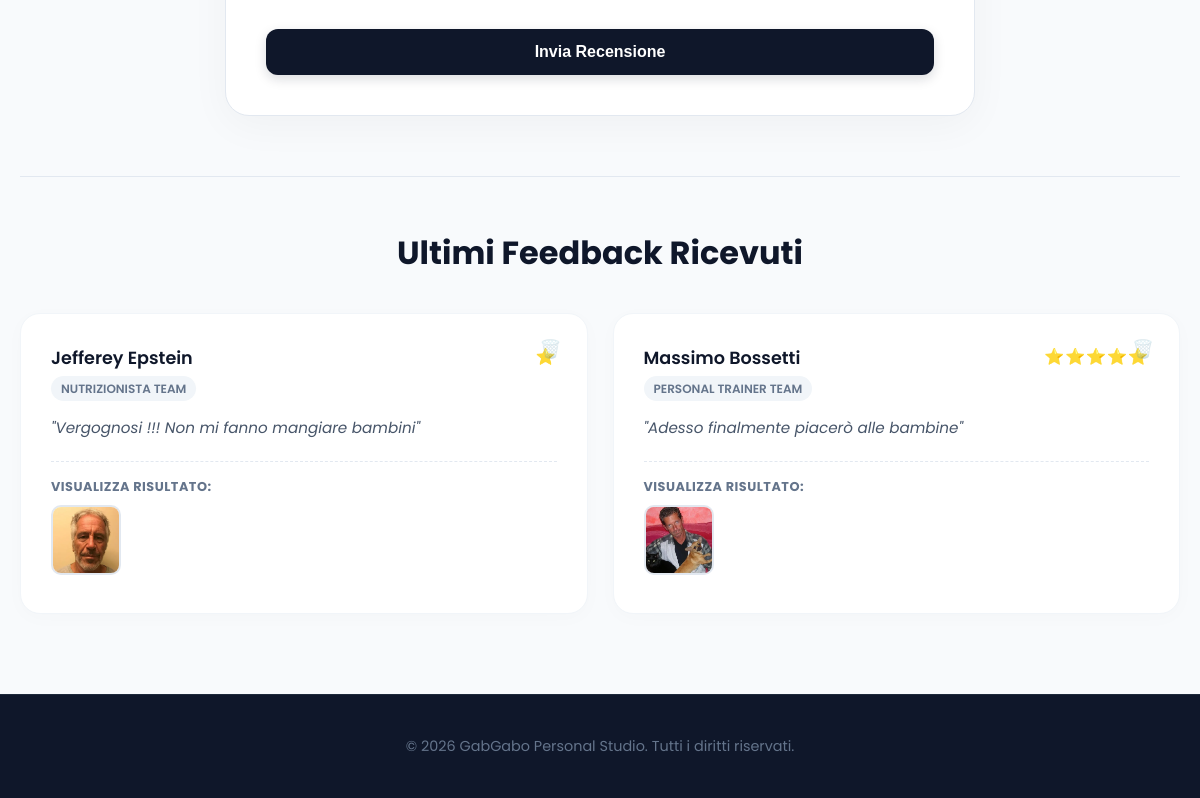
The app's page /recensioni (lower part), older data.
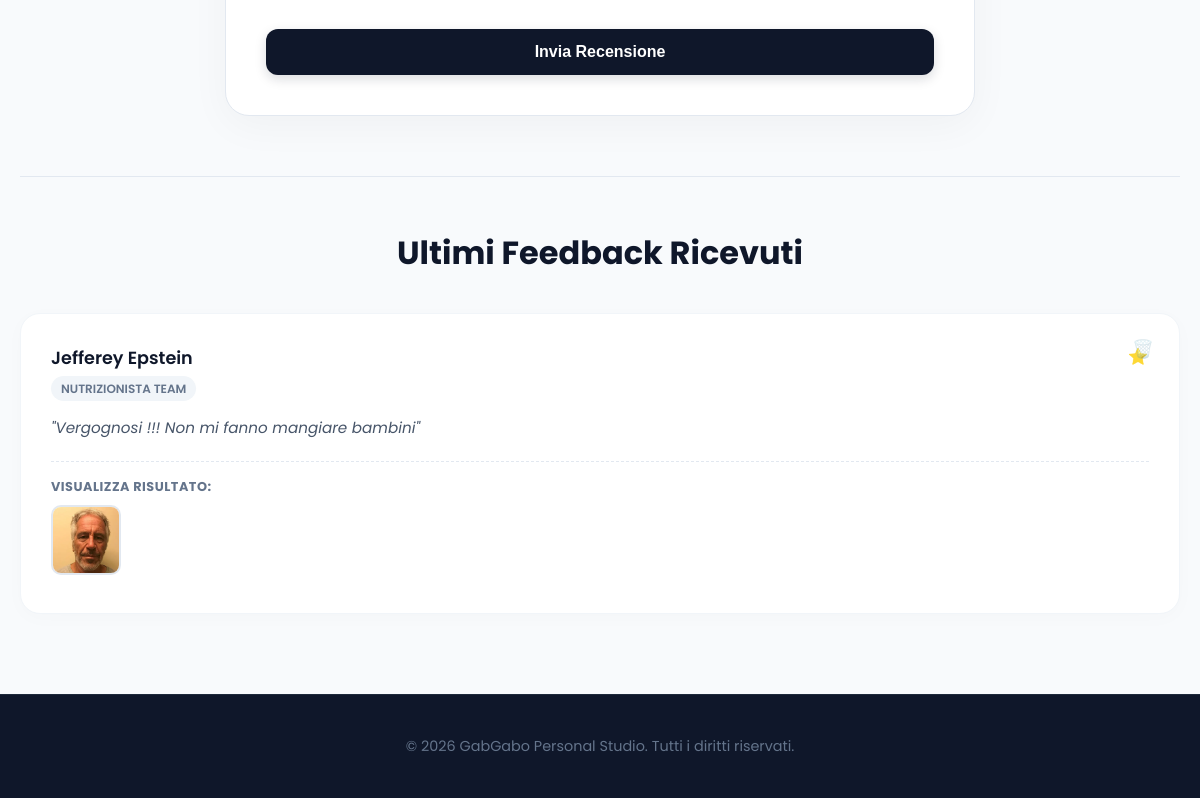
The same page, newer data.
### tables this page shows
CREATE TABLE recensioni (
                id INTEGER PRIMARY KEY AUTOINCREMENT,
                nome TEXT NOT NULL,
                servizio TEXT NOT NULL,
                voto TEXT NOT NULL,
                commento TEXT NOT NULL,
                foto TEXT
            );

### app.py (the view, shortened to what this page needs)
@app.route('/recensioni', methods=['GET', 'POST'])
def recensioni():
    check_db()  # Controllo di sicurezza per Vercel serverless
    with sqlite3.connect(DATABASE) as conn:
        conn.row_factory = sqlite3.Row  # Permette di accedere ai dati usando i nomi delle colonne
        cursor = conn.cursor()
        cursor.execute("SELECT * FROM recensioni ORDER BY id DESC")
        righe = cursor.fetchall()
        recensioni_salvate = [dict(riga) for riga in righe]
    return render_template('recensioni.html', recensioni=recensioni_salvate)

### app.py (called while the page is built)
def check_db():
    if not os.path.exists(DATABASE):
        init_db()

### templates/recensioni.html (shortened to what this page needs)
{% extends 'base.html' %}
{% block content %}
<div class="container review-page-container">
    <section class="form-section-box">
        <div class="form-card">
            <form action="{{ url_for('recensioni') }}" method="POST" enctype="multipart/form-data">
                <button type="submit" class="btn-submit">Invia Recensione</button>
            </form>
        </div>
    </section>
    <section class="reviews-display-section">
        <h3 class="sub-section-title">Ultimi Feedback Ricevuti</h3>
        <div class="reviews-list-grid">
            {% for recensione in recensioni %}
            <div class="review-display-card">
                <div class="admin-control-delete">
                    <form action="{{ url_for('delete_recensione', id=recensione.id) }}" method="POST" onsubmit="return richiediPasswordAmministratore(this);">
                        <button type="submit" class="trash-btn" title="Elimina recensione indesiderata">🗑️</button>
                    </form>
                </div>
                <div class="review-card-header">
                    <div class="user-info">
                        <h4>{{ recensione.nome }}</h4>
                        <span class="badge-service">{{ recensione.servizio }}</span>
                    </div>
                    <div class="stars-box">
                        {% if recensione.voto|int == 5 %} ⭐⭐⭐⭐⭐
                        {% elif recensione.voto|int == 4 %} ⭐⭐⭐⭐
                        {% elif recensione.voto|int == 3 %} ⭐⭐⭐
                        {% elif recensione.voto|int == 2 %} ⭐⭐
                        {% else %} ⭐
                        {% endif %}
                    </div>
                </div>
                <p class="review-text">"{{ recensione.commento }}"</p>
                {% if recensione.foto %}
                <div class="review-attached-image">
                    <p class="photo-attached-label">Visualizza Risultato:</p>
                    <div class="interactive-popup-wrapper">
                        {% if 'data:' in recensione.foto %}
                            <img src="{{ recensione.foto }}" class="thumb-img" alt="Risultato">
                            <div class="hover-popup-window">
                                <img src="{{ recensione.foto }}" alt="Risultato Ingrandito">
                                <div class="popup-caption">Risultato di {{ recensione.nome }}</div>
                            </div>
                        {% else %}
                            <img src="{{ url_for('static', filename='uploads/' + recensione.foto) }}" class="thumb-img" alt="Risultato">
                        {% endif %}
                    </div>
                </div>
                {% endif %}
            </div>
            {% else %}
            <div class="no-reviews text-center">
                <p>Non ci sono ancora recensioni. Sii il primo a lasciarne una!</p>
            </div>
            {% endfor %}
        </div>
    </section>
</div>
{% endblock %}

### templates/base.html (shortened to what this page needs)
<!DOCTYPE html>
<html lang="it">
<head>
    <link rel="stylesheet" href="{{ url_for('static', filename='style.css') }}">
</head>
<body>
    <main>
        {% block content %}
        {% endblock %}
    </main>
    <footer>
        <p>&copy; 2026 GabGabo Personal Studio. Tutti i diritti riservati.</p>
    </footer>
</body>
</html>

### static/style.css (style rules this page uses)
* { box-sizing: border-box; margin: 0; padding: 0; }
body { font-family: 'Poppins', sans-serif; background-color: #f8fafc; color: #1e293b; line-height: 1.6; }
.container { max-width: 1200px; margin: 0 auto; padding: 0 20px; }
.review-page-container { padding-top: 40px; padding-bottom: 80px; }
.form-section-box { margin-bottom: 60px; }
.form-card { background-color: #ffffff; max-width: 750px; margin: 0 auto; padding: 40px; border-radius: 24px; box-shadow: 0 10px 40px rgba(0,0,0,0.04); border: 1px solid #e2e8f0; }
.btn-submit { width: 100%; background-color: #0f172a; color: #ffffff; padding: 14px; border: none; border-radius: 12px; font-size: 1rem; font-weight: 600; cursor: pointer; transition: all 0.3s ease; margin-top: 10px; box-shadow: 0 4px 12px rgba(15, 23, 42, 0.15); }
.reviews-display-section { border-top: 1px solid #e2e8f0; padding-top: 50px; }
.sub-section-title { font-size: 2rem; color: #0f172a; margin-bottom: 35px; text-align: center; font-weight: 700; }
.reviews-list-grid { display: grid; grid-template-columns: repeat(auto-fit, minmax(320px, 1fr)); gap: 25px; }
.review-display-card { background-color: #ffffff; border-radius: 20px; padding: 30px; box-shadow: 0 4px 20px rgba(0,0,0,0.02); border: 1px solid #f1f5f9; text-align: left; transition: transform 0.3s ease; }
.review-card-header { display: flex; justify-content: space-between; align-items: flex-start; margin-bottom: 15px; }
.user-info h4 { font-size: 1.1rem; color: #0f172a; font-weight: 600; }
.badge-service { display: inline-block; font-size: 0.75rem; font-weight: 600; background-color: #f1f5f9; color: #64748b; padding: 3px 10px; border-radius: 50px; margin-top: 4px; text-transform: uppercase; }
.stars-box { font-size: 1rem; letter-spacing: 1px; }
.review-text { color: #475569; font-size: 0.95rem; font-style: italic; line-height: 1.6; }
footer { text-align: center; padding: 40px; background-color: #0f172a; color: #64748b; font-size: 0.9rem; border-top: 1px solid #1e293b; }
main { min-height: 70vh; }
.review-attached-image { margin-top: 20px; padding-top: 15px; border-top: 1px dashed #e2e8f0; }
.photo-attached-label { font-size: 0.8rem; font-weight: 700; text-transform: uppercase; color: #64748b; margin-bottom: 8px; letter-spacing: 0.5px; }
.interactive-popup-wrapper { position: relative; display: inline-block; }
.thumb-img { width: 70px; height: 70px; object-fit: cover; border-radius: 10px; border: 2px solid #e2e8f0; cursor: pointer; transition: all 0.3s ease; }
.review-display-card { position: relative; }
.admin-control-delete { position: absolute; top: 20px; right: 20px; z-index: 10; }
.trash-btn { background: none; border: none; font-size: 1.1rem; cursor: pointer; padding: 5px; border-radius: 8px; transition: all 0.2s ease; opacity: 0.3; }

Row changes from the older to the newer data that the page shows:
removed recensioni: nome "Massimo Bossetti", servizio "PERSONAL TRAINER TEAM", commento "Adesso finalmente piacerò alle bambine", foto (picture)
